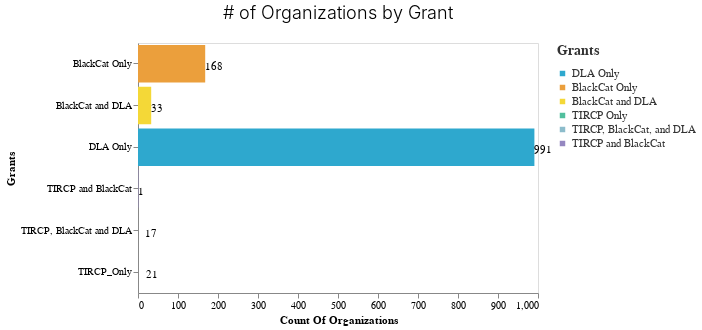

The code cell stored with this chart in its notebook:
### Code cell
make_bar(summary, 'Grants','Count_of_Organizations','Count_of_Organizations', '# of Organizations by Grant')

### Figure 1 — Vega-Lite specification as saved in the notebook (floating-point values rounded to 4 significant figures)
{"config": {"view": {"continuousWidth": 400, "continuousHeight": 300}, "axis": {"grid": false}, "axisBand": {"grid": false}, "background": "white", "font": "Raleway", "header": {"labelFont": "Nunito Sans", "titleFont": "Raleway"}, "legend": {"labelColor": "#333", "labelFont": "Nunito Sans", "labelFontSize": 11, "labelLimit": 0, "padding": 1, "symbolSize": 30, "symbolType": "square", "titleColor": "#333", "titleFont": "Raleway", "titleFontSize": 14, "titlePadding": 10}, "title": {"anchor": "middle", "font": "Raleway", "fontSize": 18, "fontWeight": 300, "offset": 20}}, "layer": [{"mark": "bar", "encoding": {"color": {"field": "Grants", "scale": {"domain": ["DLA Only", "BlackCat Only", "BlackCat and DLA", "TIRCP Only", "TIRCP, BlackCat, and DLA", "TIRCP and BlackCat"], "range": ["#2EA8CE", "#EB9F3C", "#F4D837", "#51BF9D", "#8CBCCB", "#9487C0"]}, "type": "nominal"}, "x": {"field": "Count_of_Organizations", "title": "Count Of Organizations", "type": "quantitative"}, "y": {"field": "Grants", "sort": "-x", "title": "Grants", "type": "nominal"}}}, {"mark": {"type": "text", "align": "left", "baseline": "middle", "color": "black", "dy": 3}, "encoding": {"color": {"value": "black"}, "text": {"field": "Count_of_Organizations", "type": "quantitative"}, "x": {"field": "Count_of_Organizations", "title": "Count Of Organizations", "type": "quantitative"}, "y": {"field": "Grants", "sort": "-x", "title": "Grants", "type": "nominal"}}}], "data": {"name": "data-ba6eb3f2136400579250beb2ee10200b"}, "height": 250, "title": "# of Organizations by Grant", "width": 400, "$schema": "https://vega.github.io/schema/vega-lite/v4.17.0.json", "datasets": {"data-ba6eb3f2136400579250beb2ee10200b": [{"Grants": "DLA Only", "Count_of_Organizations": 991}, {"Grants": "BlackCat Only", "Count_of_Organizations": 168}, {"Grants": "BlackCat and DLA", "Count_of_Organizations": 33}, {"Grants": "TIRCP_Only", "Count_of_Organizations": 21}, {"Grants": "TIRCP, BlackCat and DLA", "Count_of_Organizations": 17}, {"Grants": "TIRCP and BlackCat", "Count_of_Organizations": 1}]}}
